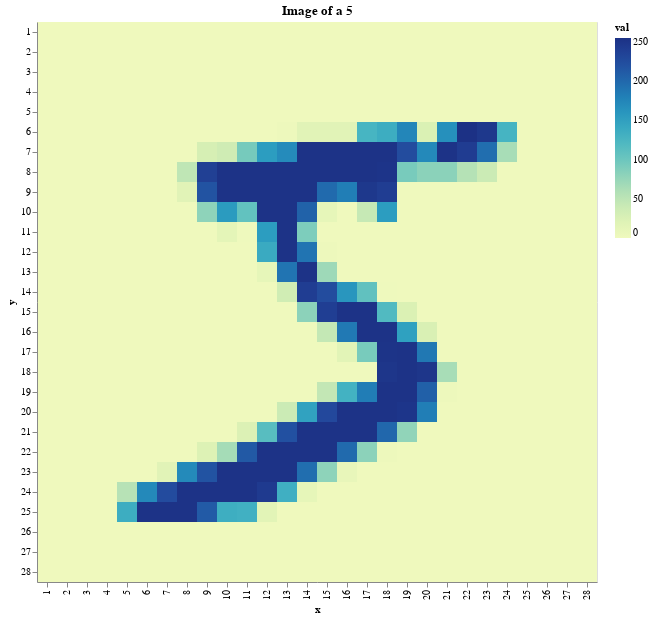

This figure's notebook cell:
### Markdown cell above
We can visualize an example image.

### Code cell
im = draw_image(0)
im

### Figure 1 — Vega-Lite specification as saved in the notebook (floating-point values rounded to 4 significant figures; data arrays with more than 128 entries replaced by an {"elided": "..."} marker saying what was removed)
{"config": {"view": {"continuousWidth": 400, "continuousHeight": 300}}, "data": {"name": "data-9c050b0a06c628e9c182165982d596c4"}, "mark": "rect", "encoding": {"color": {"type": "quantitative", "field": "val"}, "fill": {"type": "quantitative", "field": "val"}, "tooltip": [{"type": "quantitative", "field": "x"}, {"type": "quantitative", "field": "y"}, {"type": "quantitative", "field": "val"}], "x": {"type": "ordinal", "field": "x"}, "y": {"type": "ordinal", "field": "y"}}, "title": "Image of a 5", "$schema": "https://vega.github.io/schema/vega-lite/v4.8.1.json", "datasets": {"data-9c050b0a06c628e9c182165982d596c4": {"elided": "784 records"}}}
